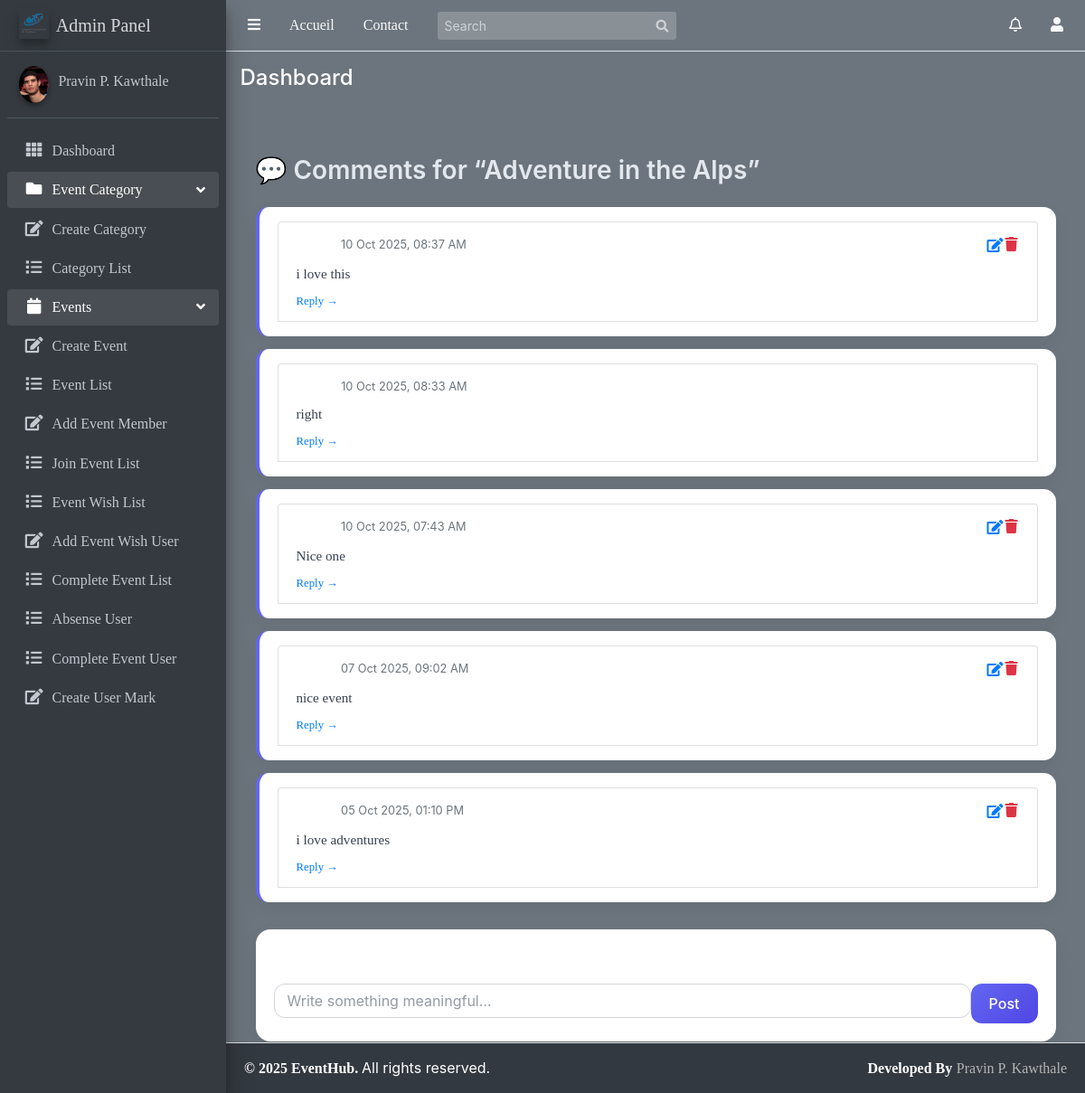
The page /Events/comment/31/?highlight=27 (signed in) on the database as committed earlier.
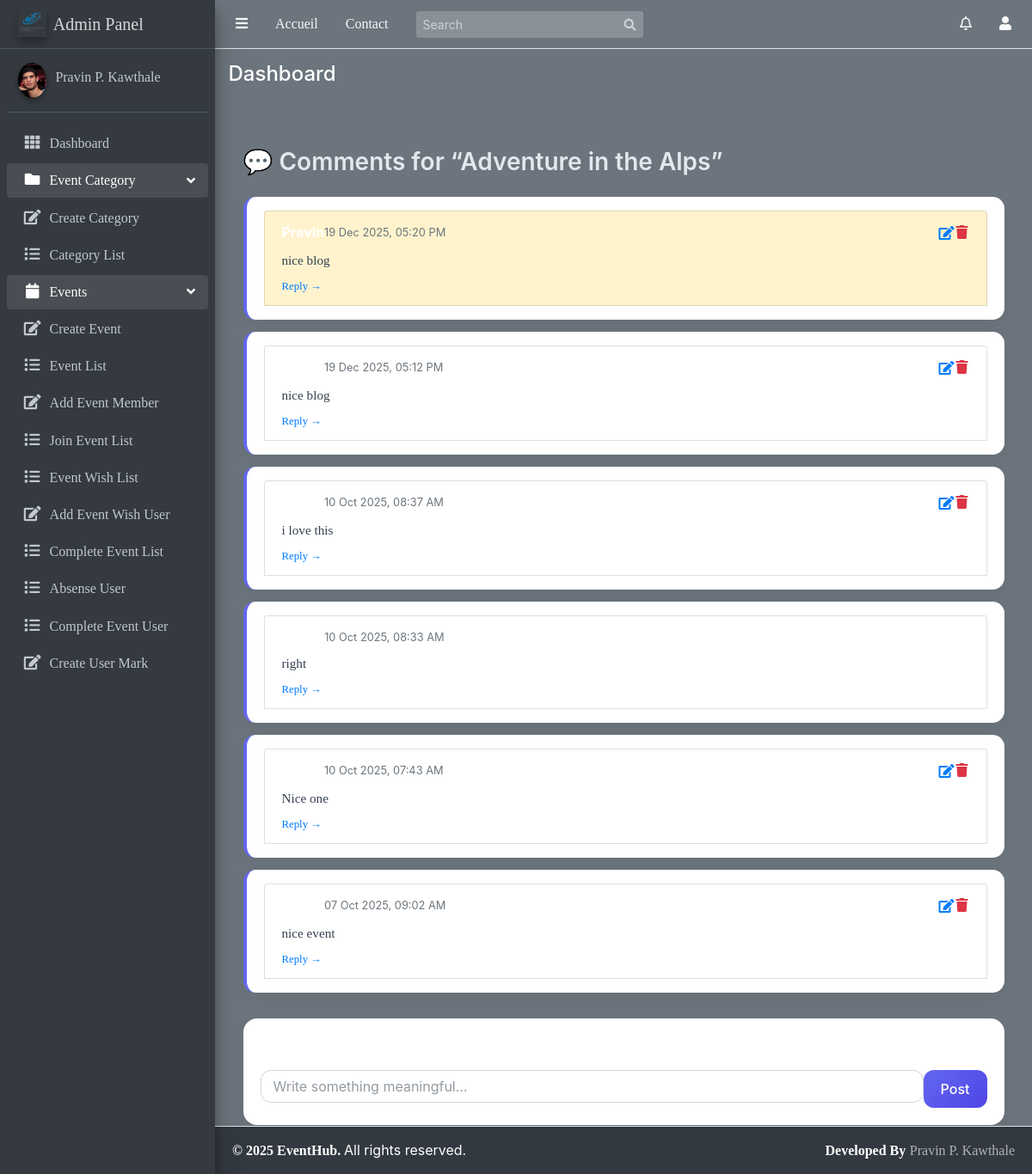
The same page on the database as committed later.
### Event/models.py (models this page shows, shortened)
class Event(models.Model):
    title = models.CharField(max_length=100)
    description = models.TextField()
    category = models.ForeignKey(Category, on_delete=models.SET_NULL, null=True, related_name="events")
    date = models.DateTimeField()
    location = models.CharField(max_length=300)
    start_time = models.TimeField()
    end_time = models.TimeField()
    created_at = models.DateTimeField(auto_now_add=True)
    updated_at = models.DateTimeField(auto_now=True)
    organizer = models.ForeignKey(User, on_delete=models.CASCADE, related_name='events_created')
    participants = models.ManyToManyField(User, related_name='events_participated', blank=True)
    image = models.ImageField(upload_to="event_images/", default="event_images/default.png")
    comments_enabled=models.BooleanField(default=True)
    likes=models.ManyToManyField(User,related_name='liked_events',blank=True)
    class Meta:
        ordering = ['-start_time']

class Comment(models.Model):
    user=models.ForeignKey(User,on_delete=models.CASCADE)
    event=models.ForeignKey("Event",on_delete=models.CASCADE,related_name="comments")
    parent=models.ForeignKey("self",null=True,blank=True,on_delete=models.CASCADE,related_name="replies")
    content=models.TextField()
    created_at = models.DateTimeField(auto_now_add=True)
    updated_at=models.DateTimeField(auto_now=True)
    class Meta:
        ordering=["-created_at"]

### Event/views.py (the view, shortened to what this page needs)
# urls.py: path('comment/<int:pk>/',views.CommentView.as_view(),name='comment_event'),
class CommentView(LoginRequiredMixin, View):
    template_name = 'Event/event_comments.html'
    def get(self, request, pk):
        event = get_object_or_404(Event, pk=pk)
        comments = event.comments.filter(parent__isnull=True).order_by('-created_at')
        return render(request, self.template_name, {'event': event, 'comments': comments})

### user/context_processors.py (called while the page is built)
def notifications(request):
    if request.user.is_authenticated:
        navbar_notifications = Notification.objects.filter(
            receiver=request.user
        ).order_by('-timestamp')[:5]  # latest 5 notifications
        navbar_unread_count = Notification.objects.filter(
            receiver=request.user,
            is_read=False
        ).count()
    else:
        navbar_notifications = []
        navbar_unread_count = 0
    return {
        'navbar_notifications': navbar_notifications,
        'navbar_unread_count': navbar_unread_count
    }

### templates/Event/event_comments.html (shortened to what this page needs)
{% extends 'base/base.html' %}
{% block content %}
<div class="container mt-5 comment-wrapper">
    <h3 class="mb-4 event-title">
        💬 Comments for “{{ event.title }}”
    </h3>
    {% if comments %}
        {% for comment in comments %}
            <div class="comment-card">
                {% include 'Event/comment_item.html' with comment=comment %}
            </div>
        {% endfor %}
    {% else %}
        <div class="alert alert-info">
            No comments yet. Start the discussion.
        </div>
    {% endif %}
    {% if event.comments_enabled %}
    <div class="comment-form">
        <h5 class="mb-3">Add a Comment</h5>
        <form method="post" action="{% url 'comment_event' event.id %}">
            <div class="d-flex gap-2">
                <input
                    type="text"
                    name="content"
                    class="form-control comment-input"
                    placeholder="Write something meaningful..."
                    required
                >
                <button class="post-btn" type="submit">
                    Post
                </button>
            </div>
        </form>
    </div>
    {% else %}
        <div class="alert alert-warning mt-4">
            Comments are disabled for this event.
        </div>
    {% endif %}
</div>
{% endblock content %}

### templates/base/base.html (shortened to what this page needs)
<!DOCTYPE html>
<html lang="en">
{% load static %}
<head>
    {% include 'base/header.html' %}
</head>
<body class="hold-transition sidebar-mini layout-fixed layout-navbar-fixed layout-footer-fixed text-light" style="background-color: #121212;">
<div class="wrapper">
    {% include 'base/navbar.html' with navbar_class='navbar-dark bg-dark' %}
    {% include 'base/sidebar.html' with sidebar_class='sidebar-dark-secondary' %}
    <div class="content-wrapper bg-secondary text-light">
        <div class="content-header">
            <div class="container-fluid">
                <div class="row mb-2">
                    <div class="col-sm-6">
                        <h4 class="m-0">Dashboard</h4>
                    </div>
                </div>
            </div>
        </div>
        <section class="content">
            <div class="container-fluid">
                {% block content %}{% endblock content %}
            </div>
        </section>
    </div>
    {% include 'base/footer.html' with footer_class='bg-dark text-light' %}
</div>
</body>
</html>

### templates/base/header.html (shortened to what this page needs)
{% load static %}
<link rel="stylesheet" href="{% static 'plugins/fontawesome-free/css/all.min.css' %}">
<link rel="stylesheet" href="{% static 'plugins/overlayScrollbars/css/OverlayScrollbars.min.css' %}">
<link rel="stylesheet" href="{% static 'css/adminlte.min.css' %}">

### templates/base/navbar.html (shortened to what this page needs)
{% load static %}
<nav class="main-header navbar navbar-expand navbar-dark bg-secondary">
    <ul class="navbar-nav">
        <li class="nav-item">
            <a class="nav-link text-light" data-widget="pushmenu" href="#" role="button">
                <i class="fas fa-bars"></i>
            </a>
        </li>
        <li class="nav-item d-none d-sm-inline-block">
            <a href="#" class="nav-link text-light">Accueil</a>
        </li>
        <li class="nav-item d-none d-sm-inline-block">
            <a href="#" class="nav-link text-light">Contact</a>
        </li>
    </ul>
    <form class="form-inline ml-3">
        <div class="input-group input-group-sm">
            <input class="form-control form-control-navbar"
                   type="search"
                   placeholder="Search"
                   id="search-input">
            <div class="input-group-append">
                <button class="btn btn-navbar" type="submit" id="search-btn">
                    <i class="fas fa-search"></i>
                </button>
            </div>
        </div>
    </form>
    <ul class="navbar-nav ml-auto">
        <li class="nav-item dropdown">
            <a class="nav-link text-light position-relative"
               data-toggle="dropdown"
               href="#"
               id="notif-bell">
                <i class="far fa-bell"></i>
            </a>
        </li>
        <li class="nav-item dropdown">
            <a class="nav-link text-light" data-toggle="dropdown" href="#">
                <i class="fas fa-user"></i>
            </a>
        </li>
    </ul>
</nav>

### templates/base/sidebar.html (shortened to what this page needs)
{% load static %}
<aside class="main-sidebar sidebar-dark-primary elevation-4">
    <a href="#" class="brand-link">
      <img src="{% static 'img/logo.png' %}" alt="Logo" class="brand-image elevation-3"
           style="opacity: .8">
          <span class="brand-text font-weight-light">Admin Panel</span>
    </a>
    <div class="sidebar">
      <div class="user-panel mt-3 pb-3 mb-3 d-flex">
        <div class="image">
          <img src="{% static 'img/user.jpg' %}" class="img-circle elevation-2" alt="User Image">
        </div>
        <div class="info">
          <a href="#" class="d-block">Pravin P. Kawthale</a>
        </div>
      </div>
      <nav class="mt-2">
        <ul class="nav nav-pills nav-sidebar flex-column" data-widget="treeview" role="menu" data-accordion="false">
          <li class="nav-item">
            <a href="{% url 'event_list' %}" class="nav-link">
              <i class="nav-icon fas fa-th"></i>
              <p>
                Dashboard
              </p>
            </a>
          </li>
          <li class="nav-item has-treeview menu-open">
            <a href="#" class="nav-link">
              <i class="nav-icon fas fa-folder"></i>
              <p>
                Event Category
                <i class="right fas fa-angle-left"></i>
              </p>
            </a>
            <ul class="nav nav-treeview">
              <li class="nav-item">
                <a href="{%url 'create_category'%}" class="nav-link">
                  <i class="far fa fa-edit nav-icon"></i>
                  <p>Create Category</p>
                </a>
              </li>
              <li class="nav-item">
                  <a href="{% url 'category_list' %}" class="nav-link">
                      <i class="far fa fa-list nav-icon"></i>
                      <p>Category List</p>
                  </a>
              </li>
            </ul>
          </li>
          <li class="nav-item has-treeview menu-open">
            <a href="#" class="nav-link">
              <i class="nav-icon fas fa-calendar"></i>
              <p>
                Events
                <i class="right fas fa-angle-left"></i>
              </p>
            </a>
            <ul class="nav nav-treeview">
              <li class="nav-item">
                <a href="{% url 'create_event' %}" class="nav-link">
                  <i class="far fa fa-edit nav-icon"></i>
                  <p>Create Event</p>
                </a>
              </li>
              <li class="nav-item">
                <a href="{% url 'my_events' %}" class="nav-link">
                  <i class="far fa fa-list nav-icon"></i>
                  <p>Event List</p>
                </a>
              </li>
              <li class="nav-item">
                <a href="#" class="nav-link">
                  <i class="far fa fa-edit nav-icon"></i>
                  <p>Add Event Member</p>
                </a>
              </li>
              <li class="nav-item">
                <a href="{%url 'joined_events'%}" class="nav-link">
                  <i class="far fa fa-list nav-icon"></i>
                  <p>Join Event List</p>
                </a>
              </li>
              <li class="nav-item">
                <a href="#" class="nav-link">
                  <i class="far fa fa-list nav-icon"></i>
                  <p>Event Wish List</p>
                </a>
              </li>
              <li class="nav-item">
                <a href="#" class="nav-link">
                  <i class="far fa fa-edit nav-icon"></i>
                  <p>Add Event Wish User</p>
                </a>
              </li>
              <li class="nav-item">
                <a href="#" class="nav-link">
                  <i class="far fa fa-list nav-icon"></i>
                  <p>Complete Event List</p>
                </a>
              </li>
              <li class="nav-item">
                <a href="#" class="nav-link">
                  <i class="far fa fa-list nav-icon"></i>
                  <p>Absense User</p>
                </a>
              </li>
              <li class="nav-item">
                <a href="#" class="nav-link">
                  <i class="far fa fa-list nav-icon"></i>
                  <p>Complete Event User</p>
                </a>
              </li>
              <li class="nav-item">
                <a href="#" class="nav-link">
                  <i class="far fa fa-edit nav-icon"></i>
                  <p>Create User Mark</p>
                </a>
              </li>
              <li class="nav-item">
                <a href="#" class="nav-link">
                </a>
              </li>
            </ul>
          </li>
        </ul>
      </nav>
    </div>
  </aside>

### templates/Event/comment_item.html (shortened to what this page needs)
<li class="list-group-item" id="comment-{{ comment.id }}">
    <div class="d-flex justify-content-between align-items-start">
        <div class="d-flex align-items-center">
            <strong>{{ comment.user.username }}</strong>
            <small class="text-muted ms-2">
                {{ comment.created_at|date:"d M Y, h:i A" }}
            </small>
        </div>
        {% if request.user == comment.user %}
            <div class="d-flex align-items-center">
                <button
                    type="button"
                    class="btn btn-link text-primary p-0 ms-2"
                    title="Edit"
                    onclick="editComment({{ comment.id }})"
                >
                    <i class="fas fa-edit"></i>
                </button>
                <a
                    href="{% url 'comment_delete' comment.pk %}"
                    class="btn btn-link text-danger p-0 ms-2"
                    title="Delete"
                >
                    <i class="fas fa-trash"></i>
                </a>
            </div>
        {% endif %}
    </div>
    <p
        class="mt-2 mb-1 comment-text"
        id="comment-text-{{ comment.id }}"
    >
        {{ comment.content }}
    </p>
    <a
        href="#replies{{ comment.id }}"
        class="text-primary text-decoration-none small"
        data-bs-toggle="collapse"
    >
        Reply →
    </a>
</li>

### templates/base/footer.html (shortened to what this page needs)
<footer class="main-footer" style="background-color: #333940; color: #ffffff; padding: 15px 20px;">
    <strong>
        <a href="#" style="color: #ffffff; text-decoration: none;">© 2025 EventHub.</a>
    </strong>
    All rights reserved.
    <div class="float-right d-none d-sm-inline-block">
        <b>Developed By</b>
        <a href="https://github.com/pravin-kavthale" style="color: #b3b3b3; text-decoration: none;">Pravin P. Kawthale</a>
    </div>
</footer>

### templates/base/js.html (shortened to what this page needs)
{% load static %}

### templates/Event/event_comments.html (style rules this page uses)
body { background-color: #f2f3f5; }
.comment-wrapper { max-width: 900px; margin: auto; }
.event-title { font-weight: 600; color: #e3e8ee; }
.comment-card { background: #ffffff; border-radius: 14px; padding: 16px 20px; margin-bottom: 14px; box-shadow: 0 8px 20px rgba(0, 0, 0, 0.05); border-left: 4px solid #6366f1; }
.comment-text { color: #374151; font-size: 0.95rem; }
.comment-form { background: #ffffff; border-radius: 16px; padding: 20px; box-shadow: 0 10px 25px rgba(0, 0, 0, 0.06); margin-top: 30px; }
.comment-input { border-radius: 12px; padding: 12px 14px; border: 1px solid #d1d5db; }
.post-btn { background: linear-gradient(135deg, #6366f1, #4f46e5); border: none; color: #fff; padding: 10px 20px; border-radius: 12px; font-weight: 500; transition: all 0.3s ease; }

### templates/Event/comment_item.html (style rules this page uses)
.highlighted-comment { background-color: #fff3cd !important; transition: background-color 1s ease; }

Rows that differ between the two databases and show on the page:
removed Comment: user.username "Pravin", created_at "05 Oct 2025, 01:10 PM", content "i love adventures"
added Comment: user.username "Pravin", created_at "19 Dec 2025, 05:20 PM", content "nice blog"
added Comment: user.username "Pravin", created_at "19 Dec 2025, 05:12 PM", content "nice blog"
